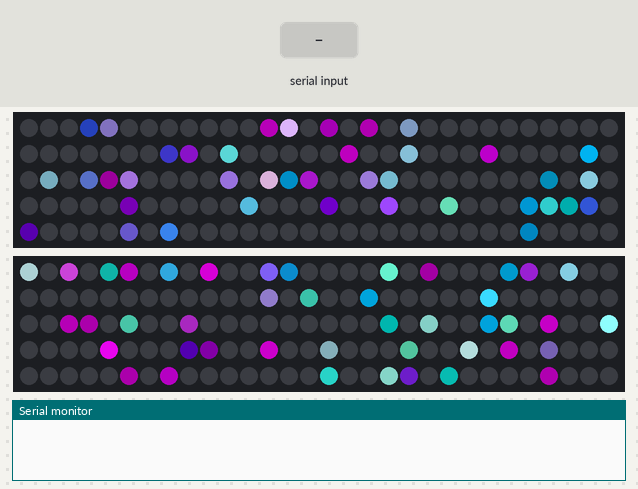
This sketch was run on a simulated Arduino Uno, built with avr-gcc and run on an emulated ATmega328P. Parts: 2 × 150 RGB LEDs in strip order, left to right, continuing on the next row, the last lines printed to the serial monitor. Inputs (shaded band) come from the test bench. Dim RGB values are drawn brighter than linear; random numbers use the default seed unless the sketch sets one.

Above: at 1.2 s.
1.3 s: "1" received over Serial
3.7 s: byte 42 ('*') received over Serial
At 3.91 s:
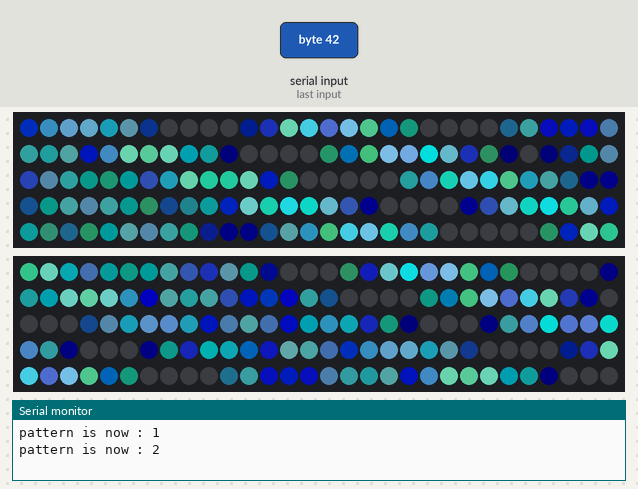
5.7 s: "0" received over Serial
At 6.14 s:
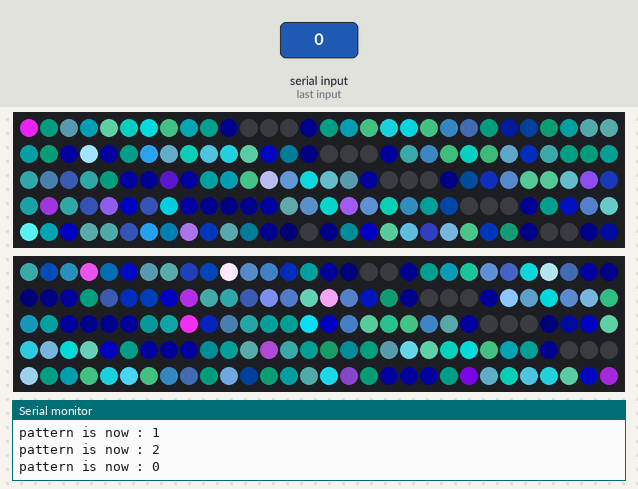
8.4 s: byte 35 ('#') received over Serial
At 8.6 s:
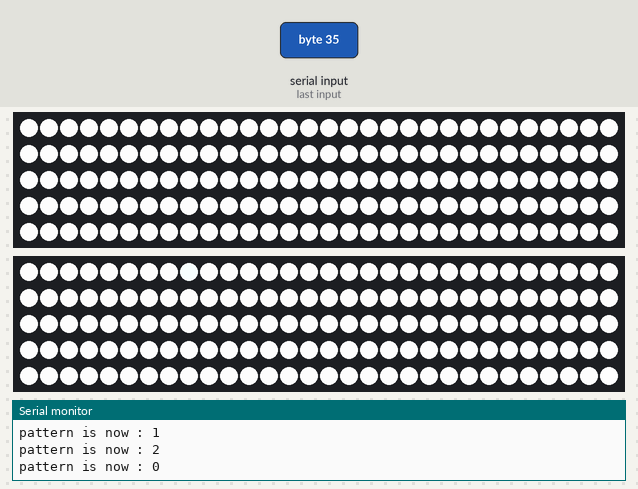
10.8 s: "3" received over Serial
At 11.3 s:
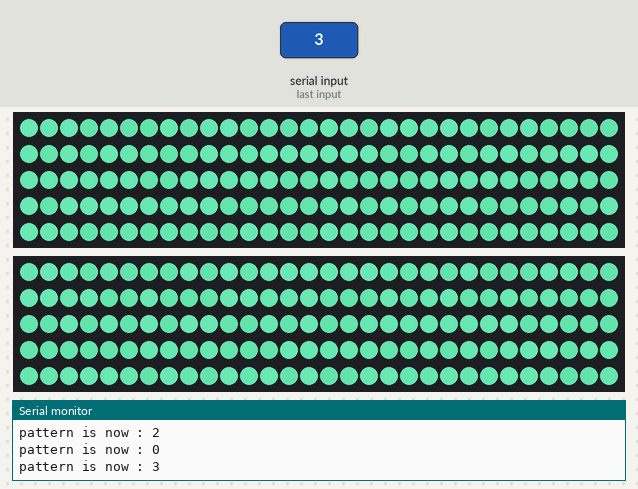
12.4 s: "5" received over Serial
At 12.88 s:
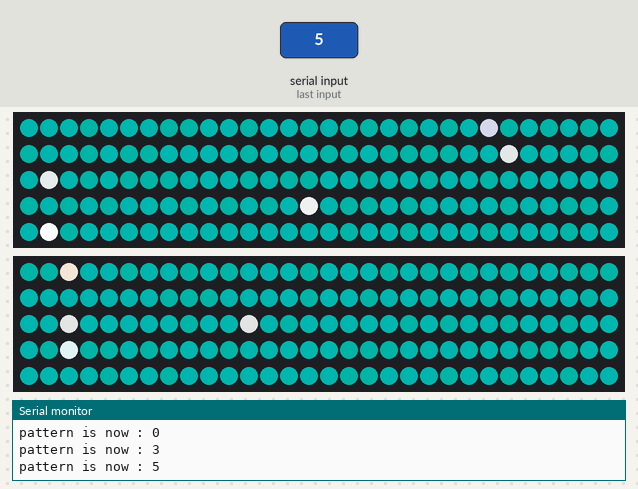

The sketch:

MemnocStage.ino
```cpp
/* FastLED LED control library*/
#include <FastLED.h>

#define ARRAY_SIZE(A) (sizeof(A) / sizeof((A)[0]))

// Use qsuba for smooth pixel colouring and qsubd for non-smooth pixel colouring
#define qsubd(x, b)  ((x>b)?b:0)                              // Digital unsigned subtraction macro. if result <0, then => 0. Otherwise, take on fixed value.
#define qsuba(x, b)  ((x>b)?x-b:0)                            // Analog Unsigned subtraction macro. if result <0, then => 0


/*where the LEDs are connected*/
#define DATA_PIN_1   A0 // left "border"
#define DATA_PIN_2   A1 // left Goal line
#define DATA_PIN_3   A2 // Right "border"
#define DATA_PIN_4   A4 // right goal line

#define FPS 100 // framerate

#define LED_TYPE    WS2812B // use WS2811_400 for the real field ( like the  ones BELOW)
#define COLOR_ORDER GRB

//#define LED_TYPE     WS2811_400
//#define COLOR_ORDER RGB

#define LONGLED 60 // Half number of LEDs on the long side of the field
#define SHORTLED 30 // number of LEDs in the width of the field ( goal line length )

#define NUMLEDBORDER (LONGLED+SHORTLED+LONGLED) // number of LEDs on the really long LED strips ( the ~75m ones )
#define NUMLEDSGOAL (SHORTLED) // number of LEDs on the short strips ( like the 20m goal line )
#define BRIGHTNESS 255

// LED arrays
CRGB leds[NUMLEDBORDER*2]; // the long ( 75 m ) piece that goes around the  left side

int numLEDs = NUMLEDBORDER * 2;

int gPatternNumber = 0;

typedef void(*SimplePatternList[])();

// Palette definitions
CRGBPalette16 currentPalette = OceanColors_p;
CRGBPalette16 targetPalette = OceanColors_p;
TBlendType currentBlending = LINEARBLEND;
uint8_t gHue = 0; // rotating "base color" used by many of the patterns

CRGBPalette16 deepWater = CRGBPalette16(CRGB::Black, CRGB::Purple, CRGB::BlueViolet, CRGB::DarkMagenta,
	CRGB::DarkMagenta, CRGB::DarkSlateBlue, CRGB::Indigo, CRGB::DeepSkyBlue,
	CRGB::Amethyst, CRGB::CadetBlue, CRGB::Fuchsia, CRGB::DeepSkyBlue,
	CRGB::DarkCyan, CRGB::Aquamarine, CRGB::LightBlue, CRGB::DeepSkyBlue
);


int center = 0;
int step = -1;
int maxSteps = 9;
float fadeRate = 0.8;
int diff;
/* initialise the patter list */
SimplePatternList gPatterns = { shimmer ,ripple ,noise, breathe ,breatheDeep,sparkle, solidShimmer };


void setup()
{
  /*  setup code here */
  /*set LED controllers*/
	FastLED.addLeds<LED_TYPE, DATA_PIN_1, COLOR_ORDER>(leds,0, NUMLEDBORDER).setCorrection(TypicalLEDStrip); // long strip 1
	FastLED.addLeds<LED_TYPE, DATA_PIN_2, COLOR_ORDER>(leds, NUMLEDBORDER,NUMLEDBORDER).setCorrection(TypicalLEDStrip); //long strip 2

	// set master brightness control
	FastLED.setBrightness(BRIGHTNESS);
	Serial.begin(115200);
}

void loop()
{
  /* main program code here */
  /*handle Serial ( to emulate the keypad )*/
	handleSerial();
	/*handle LED animations*/
	LEDanimations();

}

/* Handle Seril messages */

void handleSerial() {
	char c = 0;
	if (Serial.available() > 0)
		c = Serial.read();

	switch (c) {
	case '0':
		setAnimation( 0 );
		break;
	case '1':
		setAnimation( 1 );
		break;
	case '2':
		setAnimation( 2 );
		break;
	case '3':
		setAnimation(3);
		break;
	case '4':
		setAnimation(4);
		break;
	case '5':
		setAnimation(5);
		break;
	case '6':
		setAnimation(6);
		break;
	case '7':

		break;
	case '8':

		break;
	case '9':

		break;
	case '*':
		nextAnimation();
		break;
	case '#':
		flash();
		break;
	default:
		break;
	}
}

/*go to next animation*/
void nextAnimation() {
	// add one to the current pattern number, and wrap around at the end
	//gPatternNumber = (gPatternNumber++) % MAX_PATTERN_IDX;
	gPatternNumber++;
	gPatternNumber = gPatternNumber % (ARRAY_SIZE(gPatterns));
	Serial.print(F("pattern is now : "));
	Serial.println(gPatternNumber);
}

/*set a specific animation*/
void setAnimation(int animation ){
	// add one to the current pattern number, and wrap around at the end

	gPatternNumber = animation;
	// safety modulo, so we don't set to an illegal pattern
	gPatternNumber = gPatternNumber % (ARRAY_SIZE(gPatterns));

	Serial.print(F("pattern is now : "));
	Serial.println(gPatternNumber);
}
```

LED_patterns.ino
```cpp
/*LED patterns / animations for addressable strip*/
void LEDanimations() {
	// TODO : // keep the framerate modest

	// Call the current pattern function once, updating the 'leds' array
	gPatterns[gPatternNumber]();

	FastLED.show();
	// insert a delay to keep the framerate modest
	FastLED.delay(1000 / FPS);

	// slowly cycle the "base color" through the rainbow
	 EVERY_N_MILLISECONDS(50) {
		 gHue++;
	}
}

/*************************************************                 ANIMATIONS             *********************************************************/
/*************************************************         Don't use "Delay" in these...  *********************************************************/
/*******************************************     https://github.com/atuline/FastLED-Demos/ *********************************************************/
/*colour wheel ( gHue ) follows this from 0 - 255:

Red (0..) "HUE_RED"
Orange (32..) "HUE_ORANGE"
Yellow (64..) "HUE_YELLOW"
Green (96..) "HUE_GREEN"
Aqua (128..) "HUE_AQUA"
Blue (160..) "HUE_BLUE"
Purple (192..) "HUE_PURPLE"
Pink(224..) "HUE_PINK"

*/

/*Shimmer effect, like fire*/
void shimmer() {
	// random colored speckles that blink in and fade smoothly
	fadeToBlackBy(leds, numLEDs, 8);
	//blur1d(leds, numLEDs, 2);
	if (random8() < 250) {
		for (int i = 0; i < random8(10); i++) {
			int pos = random16(numLEDs);
		// 	leds[pos] += ColorFromPalette(OceanColors_p, random8()); // use the oceans palette
			leds[pos] += ColorFromPalette(deepWater, random8()); // use the oceans palette
		}

	}
}

/*some "primitive" animatiosn used in others*/
void addGlitter(fract8 chanceOfGlitter)
{
	if (random8() < chanceOfGlitter) {
		leds[random16(numLEDs)] += CRGB::White;
	}
}


void flash() {
	fill_solid(leds, numLEDs, CRGB::White);
	FastLED.show();
}

/* Rainbow */
void solidShimmer() {
	// FastLED's built-in rainbow generator
	fill_solid(leds, numLEDs, CHSV(gHue, 255, 255));
	if (random8() < 20) {
		int pos = random16(numLEDs);
		leds[pos] += CHSV(gHue, random8(200), 255);
	}
}


void fade() {
	fadeToBlackBy(leds, numLEDs, 2);
}


void breathe() {
	//float val = (exp(sin(millis() / 2000.0*PI)) - 0.36787944)*108.0;
	 uint8_t intVal = sin8(millis() >> 5);


	for (int i = 0; i < numLEDs; i++) {
		//leds[i] = CHSV(gHue,100, intVal);
		leds[i] = ColorFromPalette(OceanColors_p, gHue + random8(3), intVal);
	}
}


void breatheDeep() {
	//float val = (exp(sin(millis() / 2000.0*PI)) - 0.36787944)*108.0;
	uint8_t intVal = (sin8(millis() >> 6) /2 )+ (sin8(millis() >> 5)/2);


	for (int i = 0; i < numLEDs; i++) {
		leds[i] = CHSV(map(gHue,0,255,135,195),250, intVal);
		//leds[i] = ColorFromPalette(OceanColors_p, gHue + random8(3), intVal);
	}
}

/*Confetti*/
void sparkle() {
	// random colored speckles that blink in and fade smoothly
	fadeToBlackBy(leds, numLEDs, 10);
	if (random8() < 127) {
		int pos = random16(numLEDs);

		leds[pos] += CHSV(gHue + random8(64), random8(100), 255);
	}
}


void ripple() {
	EVERY_N_MILLISECONDS(100) {
		uint8_t maxChanges = 24;
		nblendPaletteTowardPalette(currentPalette, targetPalette, maxChanges);   // AWESOME palette blending capability.
	}

	EVERY_N_SECONDS(60) {
	targetPalette = CRGBPalette16(CHSV(gHue + 6, 192, random8(128, 255)), CHSV(gHue + 16, 255, random8(128, 255)), CHSV(gHue + 8, 192, random8(128, 255)), CHSV(gHue + 12, 255, random8(128, 255)));

	}

	EVERY_N_MILLISECONDS(50) {    // FastLED based non-blocking delay to update/display the sequence.
		rippleAction();
		addGlitter(120);
	}
}

void rippleAction() {

	fadeToBlackBy(leds, numLEDs, 24);                             // 8 bit, 1 = slow, 255 = fast

	switch (step) {

	case -1:                                                          // Initialize ripple variables.
		center = random(numLEDs);
		// colour = random8();
		step = 0;
		break;

	case 0:
		leds[center] = ColorFromPalette(currentPalette, gHue, 255, currentBlending);

		step++;
		break;

	case 16:   // number of steps in the ripple
		step = -1;
		break;

	default:                                                          // Middle of the ripples.
		leds[(center + step + numLEDs) % numLEDs] += ColorFromPalette(currentPalette, gHue, 255 / step * 2, currentBlending);       // Simple wrap from Marc Miller
		leds[(center - step + numLEDs) % numLEDs] += ColorFromPalette(currentPalette, gHue, 255 / step * 2, currentBlending);
		step++;                                                         // Next step.
		break;
	} // switch step

} // ripple()


  //noise rainbow
void noise() {

	EVERY_N_MILLISECONDS(100) {                                  // FastLED based non-blocking delay to update/display the sequence.
		plasma();
	}


	EVERY_N_MILLISECONDS(150) {
		uint8_t maxChanges = 24;
		nblendPaletteTowardPalette(currentPalette, targetPalette, maxChanges);   // AWESOME palette blending capability.
	}


	EVERY_N_SECONDS(60) {                                 // Change the target palette to a random one every 20 seconds.


	//	targetPalette = CRGBPalette16(CHSV(gHue + 6, 192, random8(128, 255)), CHSV(gHue + 16, 255, random8(128, 255)), CHSV(gHue + 8, 192, random8(128, 255)), CHSV(gHue + 12, 255, random8(128, 255)));
	}

}


void plasma() {                                                 // This is the heart of this program. Sure is short. . . and fast.

	int thisPhase = beatsin8(6, -64, 64);                           // Setting phase change for a couple of waves.
	int thatPhase = beatsin8(7, -64, 64);

	for (int k = 0; k<numLEDs; k++) {                              // For each of the LED's in the strand, set a brightness based on a wave as follows:

		int colorIndex = cubicwave8((k * 23) + thisPhase) / 2 + cos8((k * 15) + thatPhase) / 2;           // Create a wave and add a phase change and add another wave with its own phase change.. Hey, you can even change the frequencies if you wish.
		int thisBright = qsuba(colorIndex, beatsin8(7, 0, 96));                                 // qsub gives it a bit of 'black' dead space by setting sets a minimum value. If colorIndex < current value of beatsin8(), then bright = 0. Otherwise, bright = colorIndex..

		leds[k] = ColorFromPalette(currentPalette, colorIndex, thisBright, currentBlending);  // Let's now add the foreground colour.
	}

} // plasma()
```
